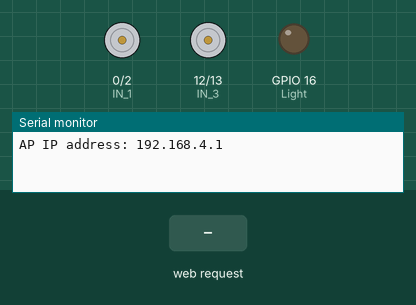
Recording of a sketch running on a simulated ESP8266 (NodeMCU). Parts: motor-driver pin pairs drawn as motors (green arrow = first pin HIGH = forward, orange = second pin HIGH = backward, longer = more drive, scaled by the enable pin), output pins drawn as LEDs (lit = HIGH), the last lines printed to the serial monitor. Inputs (shaded band) come from the test bench.

Above: at 1.2 s.
1.3 s: HTTP request GET /?State=F received
At 2.0 s:
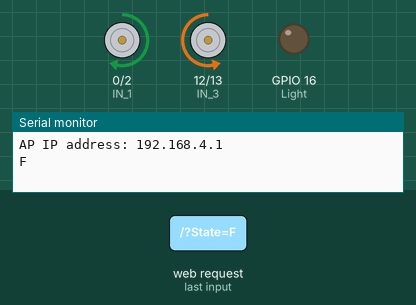
2.8 s: HTTP request GET /?State=B received
At 3.1 s:
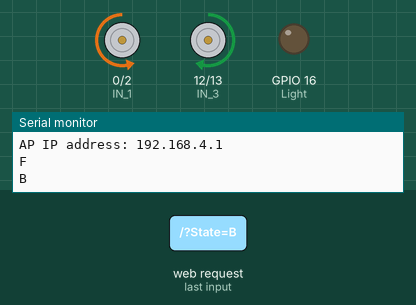
4.3 s: HTTP request GET /?State=L received
At 5.5 s:
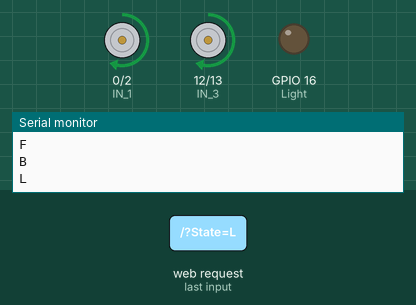
5.8 s: HTTP request GET /?State=R received
At 6.6 s:
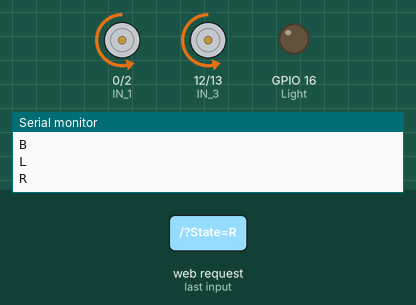
Timing chart, 0 to 8.3 s (numbered marks = the images above; inputs shaded):
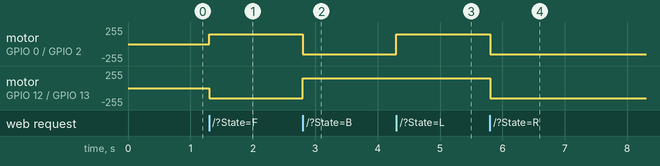

Measured:
- after the input at 1.3 s, motor on GPIO 0 (IN_1) / GPIO 2 (IN_2): stopped → forward 150/255 at once; motor on GPIO 12 (IN_3) / GPIO 13 (IN_4): stopped → backward 150/255 at once
- after the input at 2.8 s, motor on GPIO 0 (IN_1) / GPIO 2 (IN_2): forward 150/255 → backward 150/255 at once; motor on GPIO 12 (IN_3) / GPIO 13 (IN_4): backward 150/255 → forward 150/255 at once
- after the input at 4.3 s, motor on GPIO 0 (IN_1) / GPIO 2 (IN_2): backward 150/255 → forward 150/255 at once
- after the input at 5.8 s, motor on GPIO 0 (IN_1) / GPIO 2 (IN_2), motor on GPIO 12 (IN_3) / GPIO 13 (IN_4): forward 150/255 → backward 150/255 at once

The sketch:

main.ino
```cpp
#include <ESP8266WiFi.h>
#include <WiFiClient.h>
#include <ESP8266WebServer.h>

//SSID and Password to your ESP Access Point
const char* ssid = "TamimX";
const char* password = "def_Tamim_2023";

#define ENA   4     // Enable/speed motors Right    GPIO4(D2)
#define IN_1  0     // L298N in1 motors Right       GPIO0(D3)
#define IN_2  2     // L298N in2 motors Right       GPIO2(D4)
#define IN_3  12    // L298N in3 motors Left        GPIO12(D6)
#define IN_4  13    // L298N in4 motors Left        GPIO13(D7)
#define ENB   15    // Enable/speed motors Left     GPIO15(D8)

#define Light  16 // Light  GPIO16(D0)

String command;             //String to store app command state.
int speedCar = 150; // 0 to 255
int speed_0 = 60;

ESP8266WebServer server(80);

void setup() {

    Serial.begin(115200);

    pinMode(ENA, OUTPUT);
    pinMode(IN_1, OUTPUT);
    pinMode(IN_2, OUTPUT);
    pinMode(IN_3, OUTPUT);
    pinMode(IN_4, OUTPUT);
    pinMode(ENB, OUTPUT);

    pinMode(Light, OUTPUT);


    // Connecting WiFi

    WiFi.mode(WIFI_AP);           //Only Access point
    WiFi.softAP(ssid, password);  //Start HOTspot removing password will disable security

    IPAddress myIP = WiFi.softAPIP();
    Serial.print("AP IP address: ");
    Serial.println(myIP);

    // Starting WEB-server
    server.on("/", HTTP_handleRoot);
    server.onNotFound(HTTP_handleRoot);
    server.begin();
}

void loop() {
    server.handleClient();

    command = server.arg("State");
    if (command == "F") goForword();
    else if (command == "B") goBack();
    else if (command == "L") goLeft();
    else if (command == "R") goRight();
    else if (command == "I") goForwordRight();
    else if (command == "G") goForwordLeft();
    else if (command == "J") goBackRight();
    else if (command == "H") goBackLeft();
    else if (command == "W") digitalWrite(Light, 1); // light is on
    else if (command == "w") digitalWrite(Light, 0);  // light is off
    else if (command == "0") speedCar = 100;
    else if (command == "1") speedCar = 120;
    else if (command == "2") speedCar = 140;
    else if (command == "3") speedCar = 160;
    else if (command == "4") speedCar = 180;
    else if (command == "5") speedCar = 200;
    else if (command == "6") speedCar = 215;
    else if (command == "7") speedCar = 230;
    else if (command == "8") speedCar = 240;
    else if (command == "9") speedCar = 255;
    else if (command == "S") stopRobot();
}

void HTTP_handleRoot(void) {

    if (server.hasArg("State")) {
        Serial.println(server.arg("State"));
    }
    server.send(200, "text/html", "");
    delay(1);
}

void goForword(){

    digitalWrite(IN_1, 1);
    digitalWrite(IN_2, 0);
    analogWrite(ENA, speedCar);

    digitalWrite(IN_3, 0);
    digitalWrite(IN_4, 1);
    analogWrite(ENB, speedCar);
}

void goBack(){

    digitalWrite(IN_1, 0);
    digitalWrite(IN_2, 1);
    analogWrite(ENA, speedCar);

    digitalWrite(IN_3, 1);
    digitalWrite(IN_4, 0);
    analogWrite(ENB, speedCar);
}

void goRight(){

    digitalWrite(IN_1, 0);
    digitalWrite(IN_2, 1);
    analogWrite(ENA, speedCar);

    digitalWrite(IN_3, 0);
    digitalWrite(IN_4, 1);
    analogWrite(ENB, speedCar);
}

void goLeft(){

    digitalWrite(IN_1, 1);
    digitalWrite(IN_2, 0);
    analogWrite(ENA, speedCar);

    digitalWrite(IN_3, 1);
    digitalWrite(IN_4, 0);
    analogWrite(ENB, speedCar);
}

void goForwordRight(){

    digitalWrite(IN_1, 1);
    digitalWrite(IN_2, 0);
    analogWrite(ENA, speedCar - speed_0);

    digitalWrite(IN_3, 0);
    digitalWrite(IN_4, 1);
    analogWrite(ENB, speedCar);
}

void goForwordLeft(){

    digitalWrite(IN_1, 1);
    digitalWrite(IN_2, 0);
    analogWrite(ENA, speedCar);

    digitalWrite(IN_3, 0);
    digitalWrite(IN_4, 1);
    analogWrite(ENB, speedCar - speed_0);
}

void goBackRight(){

    digitalWrite(IN_1, 0);
    digitalWrite(IN_2, 1);
    analogWrite(ENA, speedCar - speed_0);

    digitalWrite(IN_3, 1);
    digitalWrite(IN_4, 0);
    analogWrite(ENB, speedCar);
}

void goBackLeft(){

    digitalWrite(IN_1, 0);
    digitalWrite(IN_2, 1);
    analogWrite(ENA, speedCar);

    digitalWrite(IN_3, 1);
    digitalWrite(IN_4, 0);
    analogWrite(ENB, speedCar - speed_0);
}

void stopRobot(){

    digitalWrite(IN_1, 0);
    digitalWrite(IN_2, 0);
    analogWrite(ENA, speedCar);

    digitalWrite(IN_3, 0);
    digitalWrite(IN_4, 0);
    analogWrite(ENB, speedCar);
}
```
